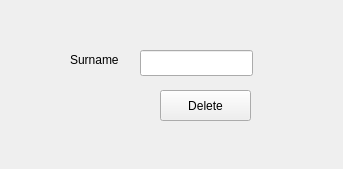
<?xml version="1.0" encoding="UTF-8"?>
<ui version="4.0">
 <class>delvector</class>
 <widget class="QWidget" name="delvector">
  <property name="geometry">
   <rect>
    <x>0</x>
    <y>0</y>
    <width>343</width>
    <height>169</height>
   </rect>
  </property>
  <property name="windowTitle">
   <string>Form</string>
  </property>
  <widget class="QPushButton" name="pushButton">
   <property name="geometry">
    <rect>
     <x>160</x>
     <y>90</y>
     <width>91</width>
     <height>31</height>
    </rect>
   </property>
   <property name="text">
    <string>Delete</string>
   </property>
  </widget>
  <widget class="QLineEdit" name="delteach">
   <property name="geometry">
    <rect>
     <x>140</x>
     <y>50</y>
     <width>113</width>
     <height>26</height>
    </rect>
   </property>
  </widget>
  <widget class="QLabel" name="label">
   <property name="geometry">
    <rect>
     <x>70</x>
     <y>50</y>
     <width>66</width>
     <height>19</height>
    </rect>
   </property>
   <property name="text">
    <string>Surname</string>
   </property>
  </widget>
 </widget>
 <resources/>
 <connections/>
</ui>
